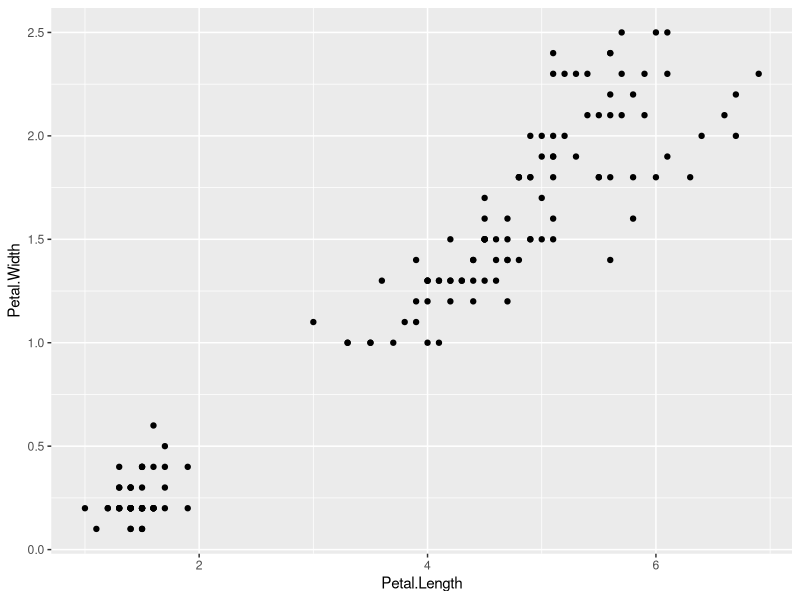
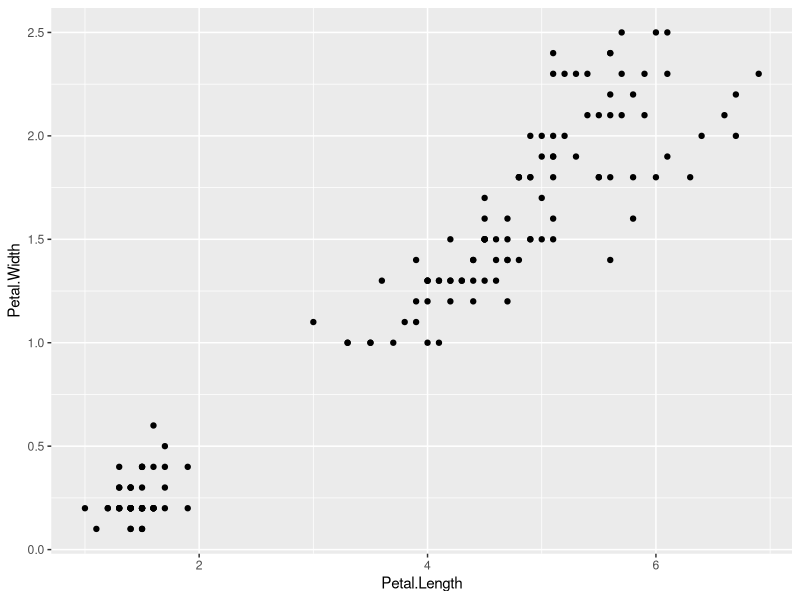
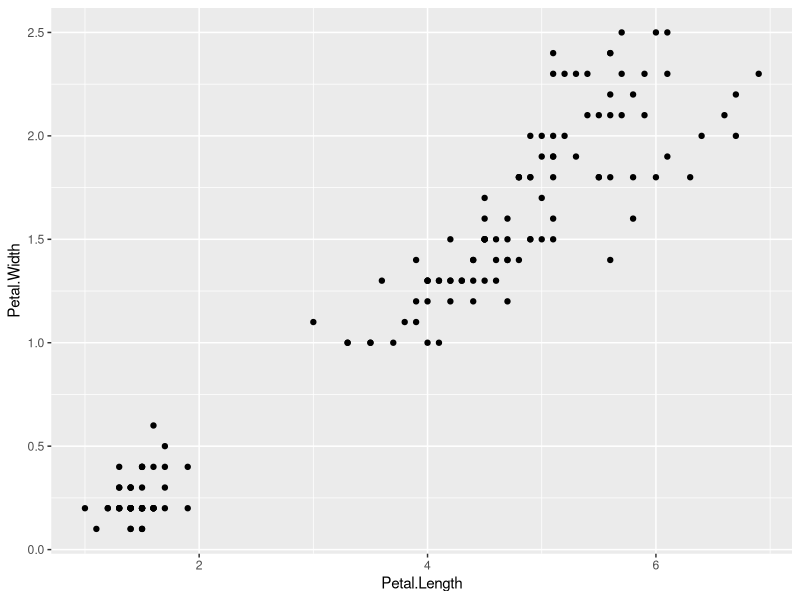
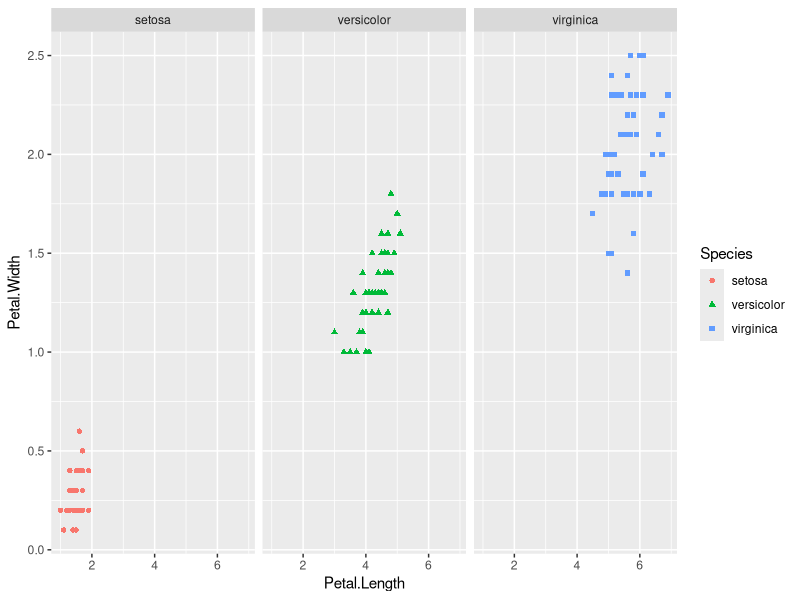
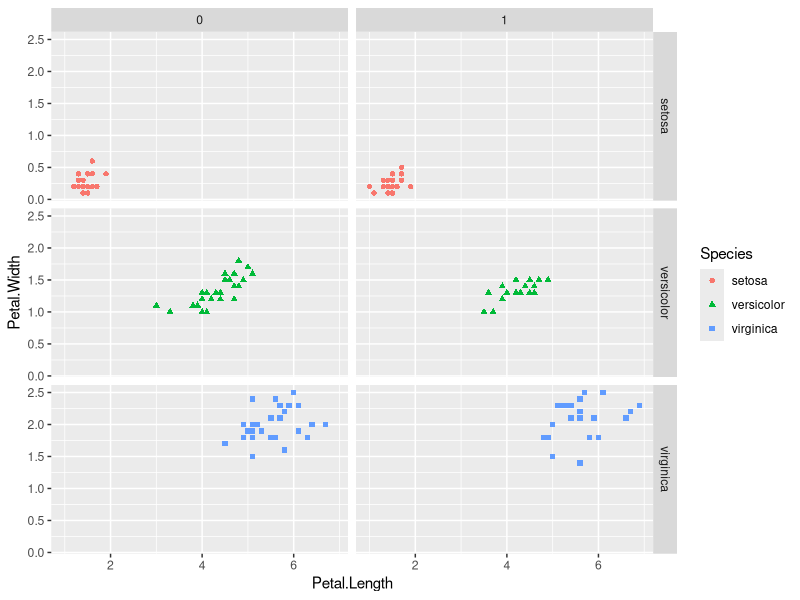
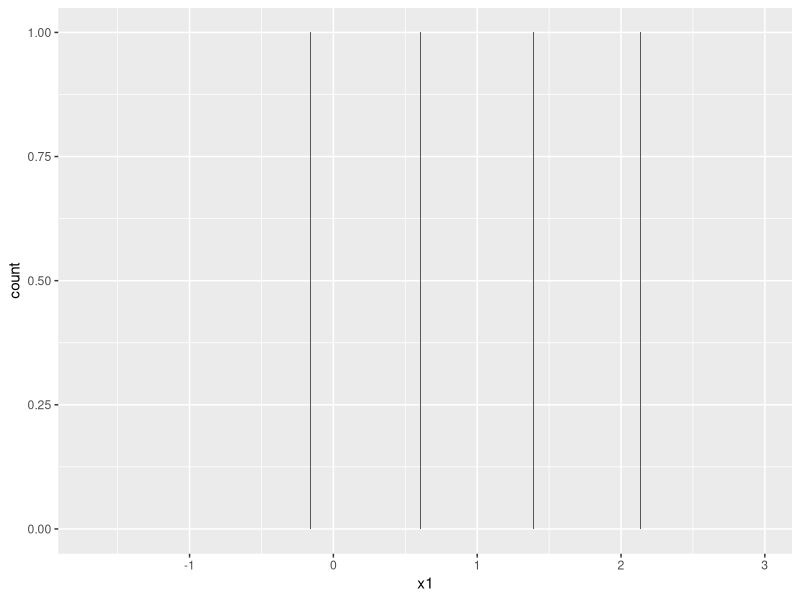
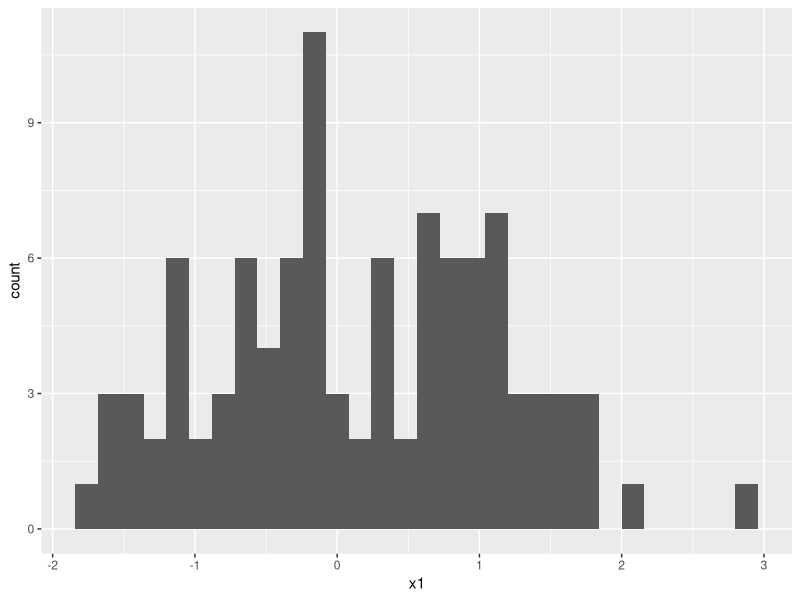
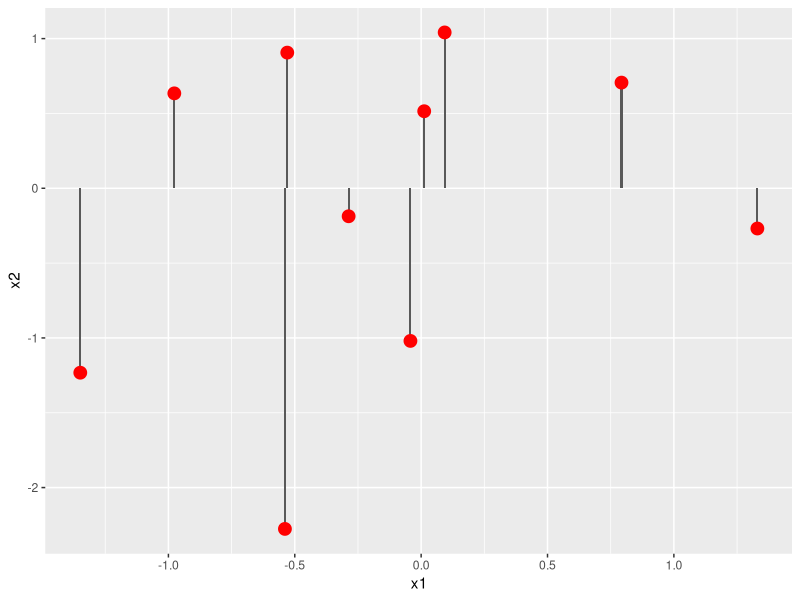

R code for these plots, in order:
library(ggplot2)
head(iris)
str(iris)

ggplot(data=iris, aes(x=Petal.Length, y=Petal.Width)) +
  geom_point(stat="identity")


ggplot(data=iris, aes(x=Petal.Length, y=Petal.Width)) +
  geom_point()

ggplot(iris) +
  geom_point(aes(x=Petal.Length, y=Petal.Width))


ggplot(iris, aes(x=Petal.Length, y=Petal.Width)) +
  geom_point(aes(color=Species, shape=Species)) +
  facet_wrap(~Species, nrow=1)


str(iris)
mycate <- factor(sample(c(0,1), nrow(iris), replace=T))
myiris <- data.frame(iris, mycate)
str(myiris)

ggplot(myiris, aes(x=Petal.Length, y=Petal.Width)) +
  geom_point(aes(color=Species, shape=Species)) +
  facet_grid(Species~mycate)

dat <- data.frame(x1=rnorm(100))
ggplot(dat, aes(x=x1)) +
  geom_bar()

ggplot(dat, aes(x=x1)) +
  geom_bar(stat="bin", bins=30)


x1 <- rnorm(10)
x2 <- rnorm(10)
dat <- data.frame(x1, x2)
ggplot(dat, aes(x=x1, y=x2)) +
  geom_bar(stat="identity") +
  geom_point(col="red", size=4)

x1 <- as.factor(1:3)
y1 <- tabulate(sample(x1, 100, replace=T))
dat <- data.frame(x1, y1)
ggplot(dat, aes(x=x1, y=y1, fill=x1)) +
  geom_bar(stat="identity") +
  guides(fill=FALSE) +
  xlab("Discrete cases") + 
  ylab("Value") +
  ylim(c(0,50))+
  ggtitle("Bar graph for x:discrete and y:value")


x1 <- c(12, 21, 40)
x2 <- c(33, 10, 82)
dat <- data.frame(x1, x2)
ggplot(dat, aes(x1, x2)) +
  geom_line() +
  geom_point() 

ggplot(dat, aes(x=x1, y=x2)) +
  geom_line(size=2) +
  geom_point(size=4, pch=21, fill="white") +
  guides(fill=FALSE) +
  ylim(c(0, 100)) +
  xlab("Continuous cases") + ylab("Value") +
  ggtitle("Line graph for x:continuous and y:continuous")

x1 <- as.factor(c(1:3))
y1 <- c(33, 10, 82)
dat <- data.frame(x1, y1)
str(dat)
ggplot(dat, aes(x=x1, y=y1, group=1)) +
  geom_line(stat="identity") +
  guides(fill=FALSE) +
  xlab("Discrete cases") + ylab("Value") +
  ylim(c(0,100))+
  ggtitle("Line plot for x:discrete and y:continuous")
